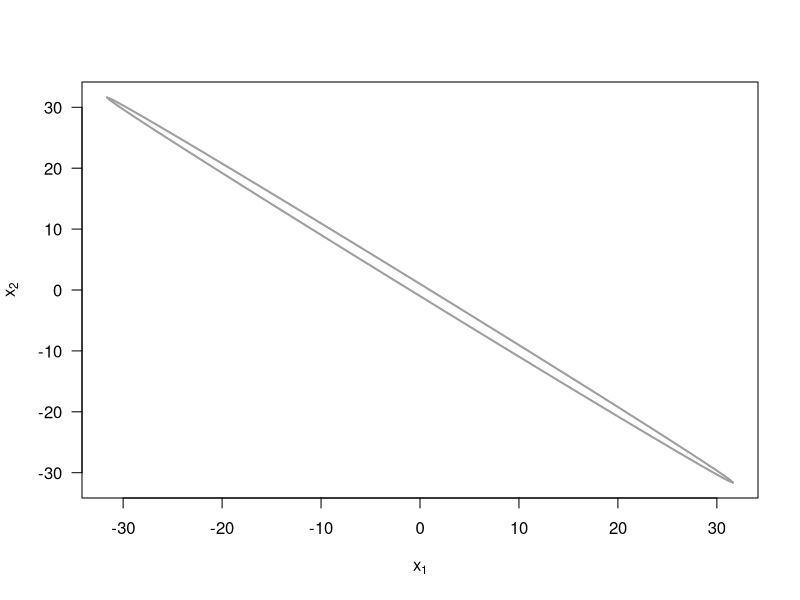

Generate this figure with R: (Note: this script raises an error after producing the figure.)
########################## INIT CODE ###########################################
rm(list = ls())


########################## 2a ##################################################
# DONE

w  <- 1.999

# Draw the boundary of the ellipse

# a range of x1-values, where the term below the root is non-negative 
xv <- seq(-1, 1, by=0.01) * 1/sqrt(1-w^2/4)
plot(xv, xv, type="n", xlab=expression(x[1]), ylab=expression(x[2]), las=1)

# ellipse
lines(xv, -(w/2)*xv-sqrt(1-(1-w^2/4)*xv^2), lwd=2, col=8)
lines(xv, -(w/2)*xv+sqrt(1-(1-w^2/4)*xv^2), lwd=2, col=8)




########################## 2b ##################################################
# DONE

# Since w = 1.999, and  x_{1}^2 + 1.999*x_{1}*x_{2} + x_{2}^2 < 1
# Using the quadratic formula, we apply this on
# x_{1}^2 + 1.999*x_{1}*x_{2} + x_{2}^2 - 1 = 0

# we have
# The conditional distribution for x_{2} given x_{1} is a uniform distribution
# on the interval
# ( -0.9995 * x_{1} - \sqrt{1-0.00099975 * x_{1}^2} , -0.9995 * x_{1} + \sqrt{1-0.00099975 * x_{1}^2})
# The conditional distribution for x_{1} given x_{2} is a uniform distribution
# on the interval
# ( -0.9995 * x_{2} - \sqrt{1-0.00099975 * x_{2}^2} , -0.9995 * x_{2} + \sqrt{1-0.00099975 * x_{2}^2})


########################## 2c ##################################################
# DONE
# TODO: Need add comment.

gibbs_sampling_2c <- function(n, x0) {
    samples <- matrix(nrow = n, ncol = 2)
    x1 <- x0[1]
    x2 <- x0[2]

    count <- 1
    while (count <= n) {
        # Sample x1 from the conditional distribution for x1 given x2
        x1 <- runif(1, -0.9995 * x2 - sqrt(1-0.00099975 * x2^2), -0.9995 * x2 + sqrt(1-0.00099975 * x2^2))
        
        # Sample x2 from the conditional distribution for x2 given x1
        x2 <- runif(1, -0.9995 * x1 - sqrt(1-0.00099975 * x1^2), -0.9995 * x1 + sqrt(1-0.00099975 * x1^2))

        samples[count,] <- c(x1, x2)

        # Calculate p(x1 > 0)
        prob_value <- sum(samples[1:count, 1] > 0) /
              length(samples[1:count, 1])

        cat("The probability that x1 > 0 is", prob_value, "\n")

        count <- count + 1
    }

    return(samples)
}

x0 <- c(0, 0)
n <- 1000
gibbs_sampling_result_2c <- gibbs_sampling_2c(n, x0)

# plot the sample point on the eclipse
points(gibbs_sampling_result_2c[,1], gibbs_sampling_result[,2], col=2, pch=20, cex=0.5)

# comment on the result ( about the true result)

########################## 2d ##################################################
# Almost DONE

# Discuss, why the Gibbs sampling for this situation seems to be less successful
# for w = 1.999 compared to the case w = 1.8 from the lecture.

# As we can see from the 2 plots, the ellipse for w = 1.999 is more flat than 
# the ellipse for w = 1.8.

# Add more discussion

########################## 2e ##################################################
# TODO: NEED TO Calc the boundary of the ellipse and add comment.
# Function is DONE and tested.

# We need to transform the variable X and convert to U = (U1, U2) = (X_{1} - X{2}, X{1} + X{2})
# And since U is still a uniform distribution, we can use the same method as in 2c

# We have 
# U1 = X_{1} - X{2}
# U2 = X_{1} + X{2}
# so we have
# X_{1} = (U1 + U2) / 2
# X_{2} = (U2 - U1) / 2

# We replace this into the original function, we have
# {\frac{U1+U2}{2}}^2 + 1.999 * \frac{(U2+U1)(U2-U1)}{4} + {\frac{U2 - U1}{2}}^2 < 1

# and after do some simplification, we have
# 0.001 * U_{1}^{2} + 3.999 * U_{1} * U_{2} -4 = 0

# we have
# The conditional distribution for u_{2} given u_{1} is a uniform distribution
# on the interval
# (-\sqrt{\frac{4-0.001 * u_{1}^2}{3.999}}, \sqrt{\frac{4-0.001 * u_{1}^2}{3.999}})
# The conditional distribution for u_{1} given u_{2} is a uniform distribution
# on the interval
# (-\sqrt{\frac{4-3.999 * u_{2}^2}{0.001}}, \sqrt{\frac{4-3.999 * u_{2}^2}{0.001}})


# TODO:
# The boundary of the ellipse is ?????
#w  <- 1.999
#xv <- seq(-1, 1, by=0.01) * 1/sqrt(1-w^2/4)

#plot(xv, xv, type="n", xlab=expression(x[1]), ylab=expression(x[2]), las=1)

# ellipse
#(-1 * sqrt{(4-0.001 * u1^2}{3.999}}, \sqrt{\frac{4-0.001 * u_{1}^2}{3.999}})
#lines(xv, -(w/2)*xv-sqrt(1-(1-w^2/4)*xv^2), lwd=2, col=8)
#lines(xv, -(w/2)*xv+sqrt(1-(1-w^2/4)*xv^2), lwd=2, col=8)


gibbs_sampling_2e <- function(n, u0) {
    samples <- matrix(nrow = n, ncol = 2)
    u1 <- u0[1]
    u2 <- u0[2]

    count <- 1
    while (count <= n) {
        # Sample x1 from the conditional distribution for x1 given x2
        u1_new <- runif(1,
                        -1 * sqrt((4 - 3.999 * u2^2) / 0.001),
                        sqrt((4 - 3.999 * u2^2) / 0.001)
                        )
        
        # Sample x2 from the conditional distribution for x2 given x1
        u2_new <- runif(1,
                        -1 * sqrt((4 - 0.001 * u1^2)) / 3.999,
                        sqrt((4 - 0.001 * u1^2) / 3.999)
                        )

        samples[count,] <- c(u1_new, u2_new)


        u1 <- u1_new
        u2 <- u2_new

        count <- count + 1
    }

    return(samples)
}

u0 <- c(0, 0)
n <- 1000
gibbs_sampling_result_2e <- gibbs_sampling_2e(n, u0)

# Calculate p(x1 > 0) = p((u1 + u2) / 2 > 0)
prob_value <- sum((gibbs_sampling_result_2e[1:count, 1] + gibbs_sampling_result_2e[1:count, 2])/2 > 0) /
              length(gibbs_sampling_result_2e[1:count, 1])

cat("The probability that x1 > 0 is", prob_value, "\n")

# plot the sample point on the eclipse
points(gibbs_sampling_result_2e[,1], gibbs_sampling_result_2e[,2], col=2, pch=20, cex=0.5)

# TODO: compare the result with the result from 2c
